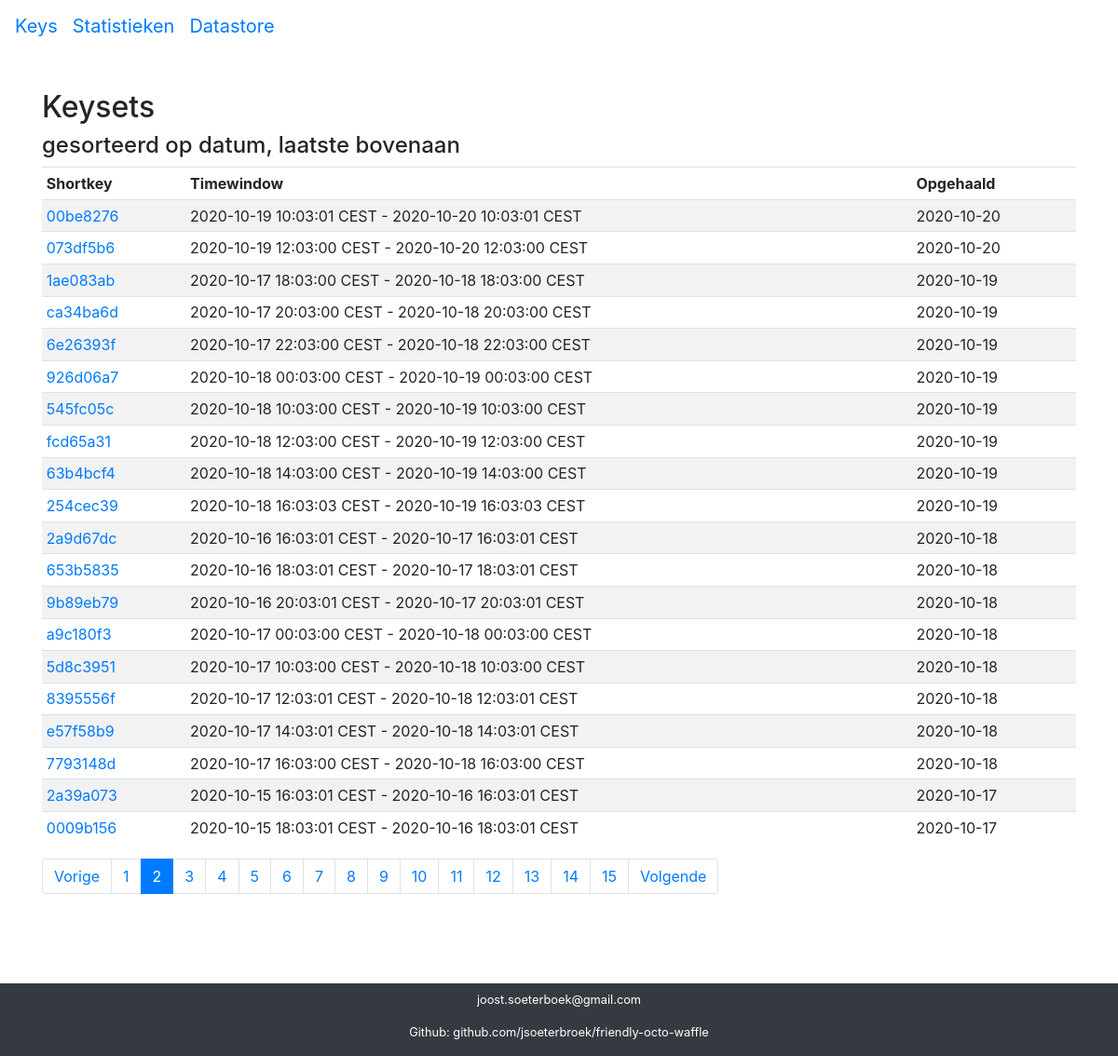
The page /keys/?page=2 on the database its author committed.
### keys/models.py (models this page shows, shortened)
class Keys(models.Model):
    key = models.CharField("key", max_length=255, unique=True, primary_key=True)
    shortkey = models.CharField("short key", max_length=8)
    created = models.DateTimeField(auto_now_add=True, editable=False)
    environment = models.CharField("omgeving", max_length=125)
    seen = models.CharField("opgehaald", max_length=48)
    start_timestamp = models.CharField("timestamp start", max_length=48)
    end_timestamp = models.CharField("timestamp end", max_length=48)
    num_teks = models.IntegerField('number of keys')
    class Meta:
        verbose_name = 'Exposure Keyset'
        verbose_name_plural = 'Exposure Keysets'

### keys/views.py (the view)
# urls.py: path('keys/', include('keys.urls'), name='key_index'),
def key_index(request):
    keysets_list_latest = Keys.objects.order_by('-seen')
    paginator = Paginator(keysets_list_latest, settings.KEYSETS_PAGINATE_BY)
    page = request.GET.get('page')
    try:
        plist = paginator.get_page(page)
    except PageNotAnInteger:
        plist = paginator.get_page(1)
    except EmptyPage:
        plist = paginator.get_page(paginator.num_pages)
    context = {'plist': plist}
    return render(request, 'key_index.html', context)

### keys/templates/key_index.html
{% extends "base.html" %}
{% block content %}
{% load static %}
{% load l10n %}
<p>&nbsp;</p>
<h2> Keysets </h2>
<h4> gesorteerd op datum, laatste bovenaan </h4>
  {% if plist %}
  <table class="table table-striped table-sm">
          <thead>
            <tr>
                    <td><b>Shortkey</b></td>
                    <td><b>Timewindow</b></td>
                    <td><b>Opgehaald</b></td>
            </tr>
          </thead>
          <tbody>
    {% for p in plist %}
      <tr>
          <td><a href="{{p.shortkey}}/">{{p.shortkey}}<a/></td><td>{{p.start_timestamp}} - {{p.end_timestamp}}</td><td>{{p.seen}}</td>
      </tr>
    {% endfor %}
  </tbody>
  </table>
 {% if plist.has_other_pages %}
  <nav aria-label="pagination">
  <ul class="pagination">
    {% if plist.has_previous %}
      <li class="page-item"><a class="page-link" href="?page={{ plist.previous_page_number }}">Vorige</a></li>
    {% else %}
      <li class="page-item disabled"><span class="page-link">Vorige</span></li>
    {% endif %}
    {% for i in plist.paginator.page_range %}
      {% if plist.number == i %}
        <li class="page-item active"><span class="page-link">{{ i }} <span class="sr-only">(current)</span></span></li>
      {% else %}
        <li class="page-item"><a class="page-link" href="?page={{ i }}">{{ i }}</a></li>
      {% endif %}
    {% endfor %}
    {% if plist.has_next %}
      <li class="page-item"><a class="page-link" href="?page={{ plist.next_page_number }}">Volgende</a></li>
    {% else %}
      <li class="page-item disabled"><span class="page-link">Volgende</span></li>
    {% endif %}
  </ul>
  </nav>
  {% endif %}
  {% else %}
   <p>There are no keysets in the database.</p>
  {% endif %}
{% endblock %}

### rows shown on the page
Keys: shortkey "00be8276", start_timestamp "2020-10-19 10:03:01 CEST", end_timestamp "2020-10-20 10:03:01 CEST", seen "2020-10-20"
Keys: shortkey "073df5b6", start_timestamp "2020-10-19 12:03:00 CEST", end_timestamp "2020-10-20 12:03:00 CEST", seen "2020-10-20"
Keys: shortkey "1ae083ab", start_timestamp "2020-10-17 18:03:00 CEST", end_timestamp "2020-10-18 18:03:00 CEST", seen "2020-10-19"
Keys: shortkey "ca34ba6d", start_timestamp "2020-10-17 20:03:00 CEST", end_timestamp "2020-10-18 20:03:00 CEST", seen "2020-10-19"
Keys: shortkey "6e26393f", start_timestamp "2020-10-17 22:03:00 CEST", end_timestamp "2020-10-18 22:03:00 CEST", seen "2020-10-19"
Keys: shortkey "926d06a7", start_timestamp "2020-10-18 00:03:00 CEST", end_timestamp "2020-10-19 00:03:00 CEST", seen "2020-10-19"
Keys: shortkey "545fc05c", start_timestamp "2020-10-18 10:03:00 CEST", end_timestamp "2020-10-19 10:03:00 CEST", seen "2020-10-19"
Keys: shortkey "fcd65a31", start_timestamp "2020-10-18 12:03:00 CEST", end_timestamp "2020-10-19 12:03:00 CEST", seen "2020-10-19"
Keys: shortkey "63b4bcf4", start_timestamp "2020-10-18 14:03:00 CEST", end_timestamp "2020-10-19 14:03:00 CEST", seen "2020-10-19"
Keys: shortkey "254cec39", start_timestamp "2020-10-18 16:03:03 CEST", end_timestamp "2020-10-19 16:03:03 CEST", seen "2020-10-19"
Keys: shortkey "2a9d67dc", start_timestamp "2020-10-16 16:03:01 CEST", end_timestamp "2020-10-17 16:03:01 CEST", seen "2020-10-18"
Keys: shortkey "653b5835", start_timestamp "2020-10-16 18:03:01 CEST", end_timestamp "2020-10-17 18:03:01 CEST", seen "2020-10-18"
Keys: shortkey "9b89eb79", start_timestamp "2020-10-16 20:03:01 CEST", end_timestamp "2020-10-17 20:03:01 CEST", seen "2020-10-18"
Keys: shortkey "a9c180f3", start_timestamp "2020-10-17 00:03:00 CEST", end_timestamp "2020-10-18 00:03:00 CEST", seen "2020-10-18"
Keys: shortkey "5d8c3951", start_timestamp "2020-10-17 10:03:00 CEST", end_timestamp "2020-10-18 10:03:00 CEST", seen "2020-10-18"
Keys: shortkey "8395556f", start_timestamp "2020-10-17 12:03:01 CEST", end_timestamp "2020-10-18 12:03:01 CEST", seen "2020-10-18"
Keys: shortkey "e57f58b9", start_timestamp "2020-10-17 14:03:01 CEST", end_timestamp "2020-10-18 14:03:01 CEST", seen "2020-10-18"
Keys: shortkey "7793148d", start_timestamp "2020-10-17 16:03:00 CEST", end_timestamp "2020-10-18 16:03:00 CEST", seen "2020-10-18"
Keys: shortkey "2a39a073", start_timestamp "2020-10-15 16:03:01 CEST", end_timestamp "2020-10-16 16:03:01 CEST", seen "2020-10-17"
Keys: shortkey "0009b156", start_timestamp "2020-10-15 18:03:01 CEST", end_timestamp "2020-10-16 18:03:01 CEST", seen "2020-10-17"

### other values the page prints
{{ i }} "1" "3" "4" "5" "6" "7" "8" "9" "10" "11" "12" "13" "14" "15"
{{ i }} "2"
